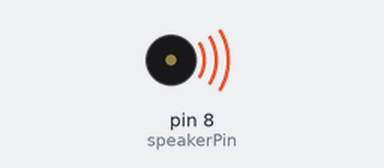
The sketch below on a simulated Arduino Uno, built with avr-gcc and run on an emulated ATmega328P. On the bench: buzzer (waves = sounding).

Above: at 0.1 s.
At 48.9 s:
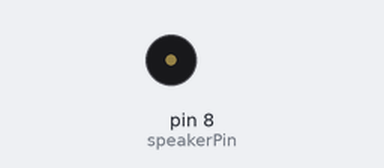
Timing chart, 0 to 50.4 s (numbered marks = the images above):
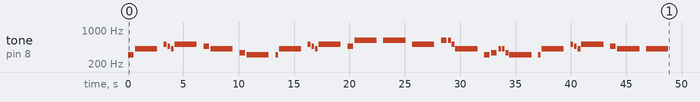

The sketch:

Amazing_grace.ino
```cpp
// include our list of note pitches
#include "pitches.h"

// the pin the speaker is attached to
int speakerPin = 8;

// the notes in our melody and their duration in fractions of a second
// e.g. quarter note = 4, eighth note = 8, etc.
const int melody[][2] =
{
    {NOTE_DS4, 4},
    {NOTE_GS4, 1},
    {NOTE_BS4, 8},
    {NOTE_AS4, 8},
    {NOTE_GS4, 8},
    {NOTE_BS4, 1},
    {NOTE_AS4, 4},
     {NOTE_GS4, 1},
     {NOTE_ES4, 4},
     {NOTE_DS4, 1},
     {NOTE_DS4, 8},
     {NOTE_GS4, 1},
     {NOTE_BS4, 8},
     {NOTE_AS4, 8},
     {NOTE_GS4, 8},
     {NOTE_BS4, 1},
     {NOTE_AS4, 4},
     {NOTE_DS5, 1},
      {NOTE_DS5, 1},
       {NOTE_BS4, 1},
       {NOTE_DS5, 4},
        {NOTE_DS5, 8},
       {NOTE_BS4, 8},
        {NOTE_GS4, 1},
            {NOTE_DS4, 4},
                {NOTE_ES4, 4},
             {NOTE_GS4, 8},
             {NOTE_GS4, 8},
             {NOTE_ES4, 8},
             {NOTE_DS4, 1},
             {NOTE_DS4, 8},
             {NOTE_GS4, 1},
             {NOTE_BS4, 8},
             {NOTE_AS4, 8},
             {NOTE_GS4, 8},
             {NOTE_BS4, 1},
             {NOTE_AS4, 4},
             {NOTE_GS4, 1},
              {NOTE_GS4, 1}
   // {NOTE_G3, 8},
   // {NOTE_G3, 8},
//    {NOTE_A3, 4},
    //{NOTE_G3, 4},
 //  {NOTE_BLANK, 4},
 //   {NOTE_B3, 4},
  //  {NOTE_C4, 4}
};

void setup()
{ int a ;
    // figure out the number of notes in our melody
    int numberOfNotes = sizeof(melody) / sizeof(melody[0]);
   for( a = 0; a < 1; a++){
    // iterate over the notes of the melody
    for (int thisNote = 0; thisNote < numberOfNotes; thisNote++)
    {
        // grab our note and note duration from our array
        int thisNoteTone = melody[thisNote][0];
        int thisNoteDuration = melody[thisNote][1];

        // to calculate the note duration in ms
        int noteDurationMS = 2000 / thisNoteDuration;

        // play the note
        tone(speakerPin, thisNoteTone, noteDurationMS);

        // to distinguish the notes, set a minimum time between them.
        // the note's duration + 30% seems to work well:
        delay(noteDurationMS * 1.30);}
    }
}

void loop()
{
    // no need to repeat the melody.
    // do nothing
}
```

pitches.h
```cpp
/*************************************************
 * Public Constants
 *************************************************/

#define NOTE_B0  31
#define NOTE_C1  33
#define NOTE_CS1 35
#define NOTE_D1  37
#define NOTE_DS1 39
#define NOTE_E1  41
#define NOTE_F1  44
#define NOTE_FS1 46
#define NOTE_G1  49
#define NOTE_GS1 52
#define NOTE_A1  55
#define NOTE_AS1 58
#define NOTE_B1  62
#define NOTE_C2  65
#define NOTE_CS2 69
#define NOTE_D2  73
#define NOTE_DS2 78
#define NOTE_E2  82
#define NOTE_F2  87
#define NOTE_FS2 93
#define NOTE_G2  98
#define NOTE_GS2 104
#define NOTE_A2  110
#define NOTE_AS2 117
#define NOTE_B2  123
#define NOTE_C3  131
#define NOTE_CS3 139
#define NOTE_D3  147
#define NOTE_DS3 156
#define NOTE_E3  165
#define NOTE_ES3 170
#define NOTE_F3  175
#define NOTE_FS3 185
#define NOTE_G3  196
#define NOTE_GS3 208
#define NOTE_A3  220
#define NOTE_AS3 233
#define NOTE_B3  247
#define NOTE_C4  262
#define NOTE_CS4 277
#define NOTE_D4  294
#define NOTE_DS4 311
#define NOTE_E4  330
#define NOTE_ES4 340
#define NOTE_F4  349
#define NOTE_FS4 370
#define NOTE_G4  392
#define NOTE_GS4 415
#define NOTE_A4  440
#define NOTE_AS4 466
#define NOTE_B4  494
#define NOTE_BS4  509
#define NOTE_C5  523
#define NOTE_CS5 554
#define NOTE_D5  587
#define NOTE_DS5 622
#define NOTE_E5  659
#define NOTE_ES5  678
#define NOTE_F5  698
#define NOTE_FS5 740
#define NOTE_G5  784
#define NOTE_GS5 831
#define NOTE_A5  880
#define NOTE_AS5 932
#define NOTE_B5  988
#define NOTE_BS5 1017
#define NOTE_C6  1047
#define NOTE_CS6 1109
#define NOTE_D6  1175
#define NOTE_DS6 1245
#define NOTE_E6  1319
#define NOTE_F6  1397
#define NOTE_FS6 1480
#define NOTE_G6  1568
#define NOTE_GS6 1661
#define NOTE_A6  1760
#define NOTE_AS6 1865
#define NOTE_B6  1976
#define NOTE_C7  2093
#define NOTE_CS7 2217
#define NOTE_D7  2349
#define NOTE_DS7 2489
#define NOTE_E7  2637
#define NOTE_F7  2794
#define NOTE_FS7 2960
#define NOTE_G7  3136
#define NOTE_GS7 3322
#define NOTE_A7  3520
#define NOTE_AS7 3729
#define NOTE_B7  3951
#define NOTE_C8  4186
#define NOTE_CS8 4435
#define NOTE_D8  4699
#define NOTE_DS8 4978

#define NOTE_BLANK 0
```
